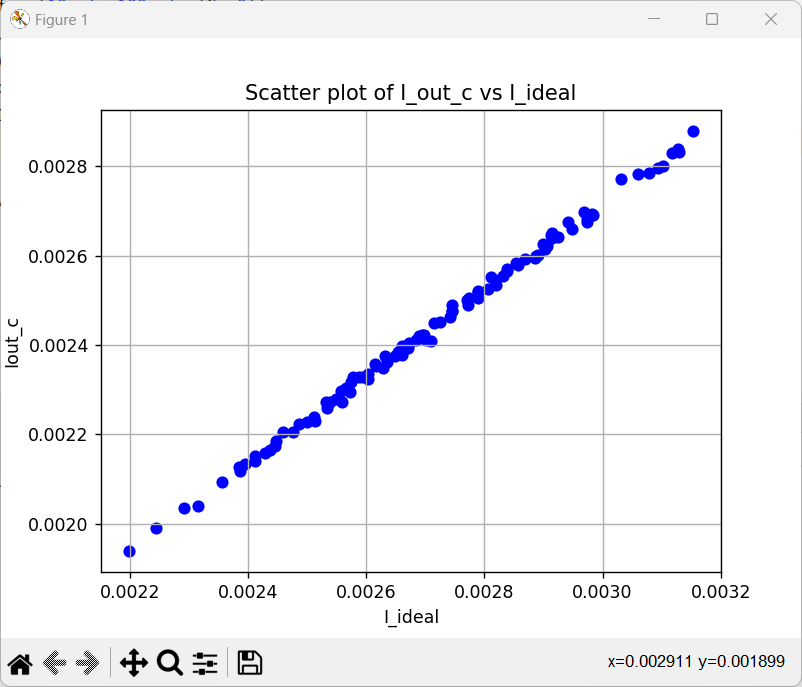

This chart was generated by the following Python code:
import numpy as np
import matplotlib.pyplot as plt

N = 100
R_wire = 10
G_wire = 1 / R_wire
V_offset = 0.05


def calculate_Iout_c(V_in, G, R_wire, V_offset):
    Iout_c = np.sum((V_in[:, 1] - V_offset) * G[:, 1] / (1 + G[:, 1] * R_wire))
    return Iout_c


V_in = np.random.uniform(0, 1, (N, 2))
G = np.random.uniform(10e-6, 100e-6, (N, 2))


Iout_c = calculate_Iout_c(V_in, G, R_wire, V_offset)


I_ideal = np.sum(V_in[:, 1] * G[:, 1])

print("Total output current Iout_c:", Iout_c)

Iout_results = []
Iideal_results = []

for _ in range(100):
    V_in_test = np.random.uniform(0, 1, (N, 2))
    G_test = np.random.uniform(10e-6, 100e-6, (N, 2))
    I_out_test = calculate_Iout_c(V_in_test, G_test, R_wire, V_offset)
    I_ideal_test = np.sum(V_in_test[:, 1] * G_test[:, 1])
    Iout_results.append(I_out_test)
    Iideal_results.append(I_ideal_test)


plt.scatter(Iideal_results, Iout_results, color='blue')
plt.xlabel('I_ideal')
plt.ylabel('Iout_c')
plt.title('Scatter plot of I_out_c vs I_ideal')
plt.grid(True)
plt.show()
